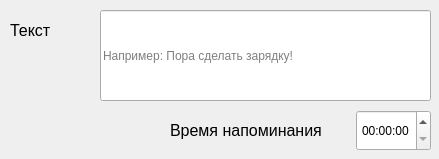
      <widget class="QWidget" name="scrollArea_work">
       <property name="geometry">
        <rect>
         <x>0</x>
         <y>0</y>
         <width>439</width>
         <height>159</height>
        </rect>
       </property>
       <widget class="QLineEdit" name="line_work">
        <property name="geometry">
         <rect>
          <x>100</x>
          <y>10</y>
          <width>331</width>
          <height>91</height>
         </rect>
        </property>
        <property name="contextMenuPolicy">
         <enum>Qt::NoContextMenu</enum>
        </property>
        <property name="styleSheet">
         <string notr="true">background: #313131 url(:/img/notifypic.png);
padding-right:55px;</string>
        </property>
        <property name="maxLength">
         <number>100</number>
        </property>
        <property name="placeholderText">
         <string>Например: Пора сделать зарядку!</string>
        </property>
       </widget>
       <widget class="QLabel" name="label_worktext">
        <property name="geometry">
         <rect>
          <x>10</x>
          <y>20</y>
          <width>71</width>
          <height>21</height>
         </rect>
        </property>
        <property name="font">
         <font>
          <pointsize>12</pointsize>
         </font>
        </property>
        <property name="text">
         <string>Текст</string>
        </property>
       </widget>
       <widget class="QLabel" name="label_worktime">
        <property name="geometry">
         <rect>
          <x>170</x>
          <y>120</y>
          <width>171</width>
          <height>21</height>
         </rect>
        </property>
        <property name="font">
         <font>
          <pointsize>12</pointsize>
         </font>
        </property>
        <property name="text">
         <string>Время напоминания</string>
        </property>
       </widget>
       <widget class="QTimeEdit" name="time_work">
        <property name="geometry">
         <rect>
          <x>356</x>
          <y>110</y>
          <width>75</width>
          <height>41</height>
         </rect>
        </property>
        <property name="contextMenuPolicy">
         <enum>Qt::NoContextMenu</enum>
        </property>
        <property name="alignment">
         <set>Qt::AlignCenter</set>
        </property>
       </widget>
      </widget>
